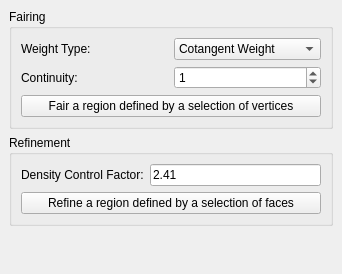
<?xml version="1.0" encoding="UTF-8"?>
<ui version="4.0">
 <class>Fairing</class>
 <widget class="QDockWidget" name="Fairing">
  <property name="geometry">
   <rect>
    <x>0</x>
    <y>0</y>
    <width>342</width>
    <height>274</height>
   </rect>
  </property>
  <property name="windowTitle">
   <string>Fairing</string>
  </property>
  <widget class="QWidget" name="dockWidgetContents">
   <layout class="QVBoxLayout" name="verticalLayout">
    <item>
     <widget class="QGroupBox" name="groupBox">
      <property name="title">
       <string>Fairing</string>
      </property>
      <layout class="QVBoxLayout" name="verticalLayout_2">
       <item>
        <layout class="QHBoxLayout" name="horizontalLayout_4">
         <item>
          <widget class="QLabel" name="label_2">
           <property name="text">
            <string>Weight Type:</string>
           </property>
          </widget>
         </item>
         <item>
          <widget class="QComboBox" name="Weight_combo_box">
           <property name="currentIndex">
            <number>0</number>
           </property>
           <item>
            <property name="text">
             <string>Cotangent Weight</string>
            </property>
           </item>
           <item>
            <property name="text">
             <string>Uniform Weight</string>
            </property>
           </item>
          </widget>
         </item>
        </layout>
       </item>
       <item>
        <layout class="QHBoxLayout" name="horizontalLayout_2">
         <item>
          <widget class="QLabel" name="label_3">
           <property name="text">
            <string>Continuity:</string>
           </property>
          </widget>
         </item>
         <item>
          <widget class="QSpinBox" name="Continuity_spin_box">
           <property name="minimum">
            <number>0</number>
           </property>
           <property name="maximum">
            <number>2</number>
           </property>
           <property name="value">
            <number>1</number>
           </property>
          </widget>
         </item>
        </layout>
       </item>
       <item>
        <widget class="QPushButton" name="Fair_button">
         <property name="text">
          <string>Fair a region defined by a selection of vertices</string>
         </property>
        </widget>
       </item>
      </layout>
     </widget>
    </item>
    <item>
     <widget class="QGroupBox" name="groupBox_2">
      <property name="title">
       <string>Refinement</string>
      </property>
      <layout class="QVBoxLayout" name="verticalLayout_3">
       <item>
        <layout class="QHBoxLayout" name="horizontalLayout">
         <item>
          <widget class="QLabel" name="label">
           <property name="text">
            <string>Density Control Factor:</string>
           </property>
          </widget>
         </item>
         <item>
          <widget class="DoubleEdit" name="Density_control_factor_spin_box">
           <property name="text">
            <string>2.41</string>
           </property>
          </widget>
         </item>
        </layout>
       </item>
       <item>
        <widget class="QPushButton" name="Refine_button">
         <property name="text">
          <string>Refine a region defined by a selection of faces</string>
         </property>
        </widget>
       </item>
      </layout>
     </widget>
    </item>
    <item>
     <spacer name="verticalSpacer">
      <property name="orientation">
       <enum>Qt::Vertical</enum>
      </property>
      <property name="sizeHint" stdset="0">
       <size>
        <width>20</width>
        <height>40</height>
       </size>
      </property>
     </spacer>
    </item>
   </layout>
  </widget>
 </widget>
 <customwidgets>
  <customwidget>
   <class>DoubleEdit</class>
   <extends>QLineEdit</extends>
   <header>CGAL_double_edit.h</header>
  </customwidget>
 </customwidgets>
 <resources/>
 <connections/>
</ui>
